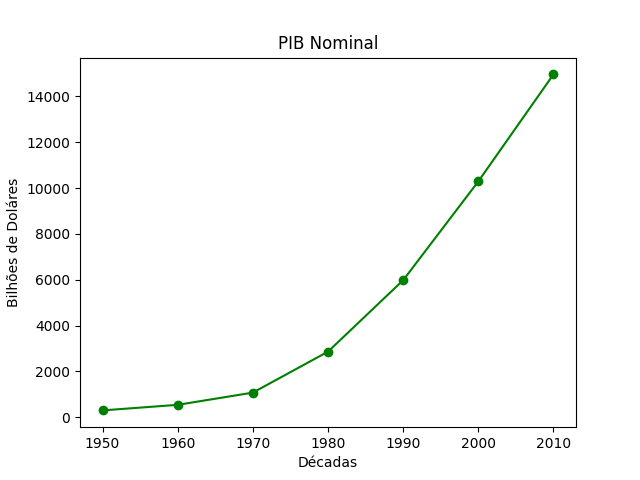

The script that drew this image:
#importnato o plyplot do matplotlib

from matplotlib import pyplot as plt

#fazendo os eixos x e y de um gráfico

years = [1950, 1960, 1970, 1980, 1990, 2000, 2010]
gdp = [300.2, 543.3, 1075.9, 2862.5, 5979.6, 10289.7, 14958.3]


#criando um grafinho de linhas, anos no eixo x, gdp no eixo y.

# plt.plot(eixo x, eixo y, cor, marcado, estilo de linha)
plt.plot(years, gdp, color='green', marker='o', linestyle="solid")

#adicionar o titulo
plt.title("PIB Nominal")

#adiciona um rotulo ao eixo y

plt.ylabel("Bilhões de Doláres")

# adiciona um rótulo ao eixo x
plt.xlabel("Décadas")

#abre a biblioteca
plt.show()
